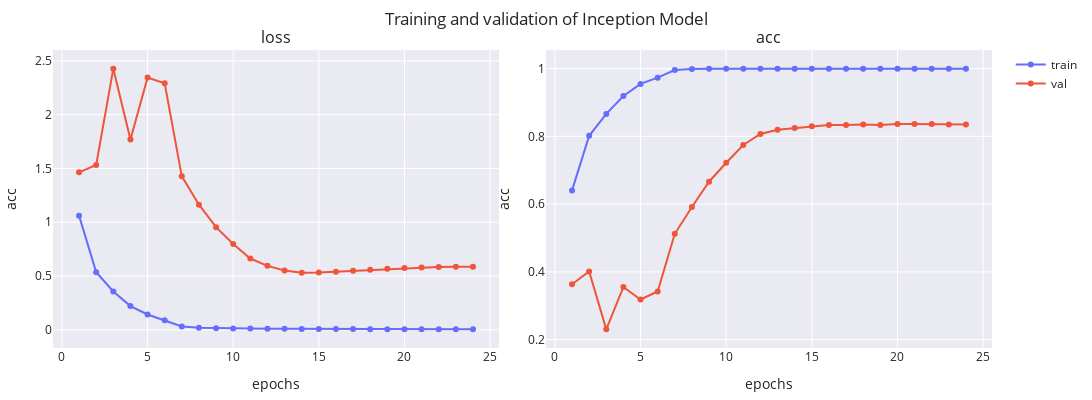

The notebook cell saved with this chart:
### Markdown cell above
### 2.4. Inception block

### Code cell
inception = InceptionModel(num_classes=5, num_blocks=3, n_filters=[(32, 32, 64, 64) for _ in range(3)], kernel_size=7, dropout=0)
optimizer = Adam(learning_rate=1e-4)
inception.compile(optimizer=optimizer, loss="sparse_categorical_crossentropy", metrics=[SparseCategoricalAccuracy('acc')])
inception_history = train_model(
    inception,
    train_dataset,
    val_dataset,
    path=model_dir,
    epochs=50,
    verbose=1,
    lr_patience=5,
    val_patience=10
).history
print(
    f"Final loss: training -> {inception_history['loss'][-1]:.2f}, validation -> {inception_history['val_loss'][-1]:.2f}"
)
print(
    f"Final accuracy: training -> {inception_history['acc'][-1]:.2f}, validation -> {inception_history['val_acc'][-1]:.2f}"
)
plot_history(inception_history, ['loss', 'acc'], name='Inception Model')

### Figure 1 — Plotly figure (JSON) as saved in the notebook; plotly's stock layout.template omitted (floating-point values rounded to 4 significant figures)
{"data": [{"line": {"color": "#636EFA"}, "marker": {"color": "#636EFA"}, "mode": "lines+markers", "name": "train", "showlegend": true, "type": "scatter", "x": [1, 2, 3, 4, 5, 6, 7, 8, 9, 10, 11, 12, 13, 14, 15, 16, 17, 18, 19, 20, 21, 22, 23, 24], "xaxis": "x", "y": [1.062, 0.5368, 0.3567, 0.2218, 0.1432, 0.08996, 0.03245, 0.0196, 0.01589, 0.01402, 0.01273, 0.01163, 0.009981, 0.009578, 0.008881, 0.008185, 0.00801, 0.007143, 0.006975, 0.005896, 0.005613, 0.005447, 0.005395, 0.005369], "yaxis": "y"}, {"line": {"color": "#EF553B"}, "marker": {"color": "#EF553B"}, "mode": "lines+markers", "name": "val", "showlegend": true, "type": "scatter", "x": [1, 2, 3, 4, 5, 6, 7, 8, 9, 10, 11, 12, 13, 14, 15, 16, 17, 18, 19, 20, 21, 22, 23, 24], "xaxis": "x", "y": [1.464, 1.532, 2.427, 1.769, 2.344, 2.291, 1.427, 1.163, 0.9549, 0.7976, 0.6633, 0.5951, 0.5521, 0.5315, 0.5346, 0.5416, 0.5505, 0.56, 0.5688, 0.576, 0.5797, 0.5835, 0.586, 0.5869], "yaxis": "y"}, {"line": {"color": "#636EFA"}, "marker": {"color": "#636EFA"}, "mode": "lines+markers", "name": "train", "showlegend": false, "type": "scatter", "x": [1, 2, 3, 4, 5, 6, 7, 8, 9, 10, 11, 12, 13, 14, 15, 16, 17, 18, 19, 20, 21, 22, 23, 24], "xaxis": "x2", "y": [0.6404, 0.8014, 0.8662, 0.9189, 0.9549, 0.9733, 0.9955, 0.9988, 0.9992, 0.9993, 0.9995, 0.9997, 0.9998, 0.9996, 0.9997, 0.9997, 0.9997, 0.9997, 0.9997, 0.9998, 0.9997, 0.9997, 0.9997, 0.9997], "yaxis": "y2"}, {"line": {"color": "#EF553B"}, "marker": {"color": "#EF553B"}, "mode": "lines+markers", "name": "val", "showlegend": false, "type": "scatter", "x": [1, 2, 3, 4, 5, 6, 7, 8, 9, 10, 11, 12, 13, 14, 15, 16, 17, 18, 19, 20, 21, 22, 23, 24], "xaxis": "x2", "y": [0.3632, 0.4008, 0.2301, 0.3553, 0.3182, 0.3419, 0.5121, 0.5913, 0.666, 0.7219, 0.7744, 0.807, 0.8194, 0.8248, 0.8298, 0.8337, 0.8337, 0.8347, 0.8333, 0.8367, 0.8362, 0.8362, 0.8347, 0.8352], "yaxis": "y2"}], "layout": {"annotations": [{"font": {"size": 16}, "showarrow": false, "text": "loss", "x": 0.2375, "xanchor": "center", "xref": "paper", "y": 1, "yanchor": "bottom", "yref": "paper"}, {"font": {"size": 16}, "showarrow": false, "text": "acc", "x": 0.7625, "xanchor": "center", "xref": "paper", "y": 1, "yanchor": "bottom", "yref": "paper"}], "height": 400, "margin": {"b": 10, "l": 10, "r": 10, "t": 50}, "title": {"text": "Training and validation of Inception Model"}, "width": 1200, "xaxis": {"anchor": "y", "domain": [0, 0.475], "title": {"text": "epochs"}}, "xaxis2": {"anchor": "y2", "domain": [0.525, 1], "title": {"text": "epochs"}}, "yaxis": {"anchor": "x", "domain": [0, 1], "title": {"text": "acc"}}, "yaxis2": {"anchor": "x2", "domain": [0, 1], "title": {"text": "acc"}}}}
